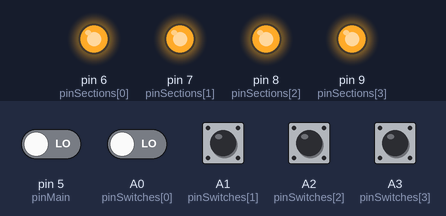
Simulated run of this sketch. Board: Arduino Nano, built with avr-gcc and run on an emulated ATmega328P. Shown: output pins drawn as LEDs (lit = HIGH). Inputs (shaded band) come from the test bench; at power-on: A0 (pinSwitches[0]), A1 (pinSwitches[1]), A2 (pinSwitches[2]), A3 (pinSwitches[3]), pin 5 (pinMain) LOW.

Above: at 1.3 s.
1.4 s: pin 5 (pinMain) driven HIGH and A0 (pinSwitches[0]) driven HIGH
At 2.7 s:
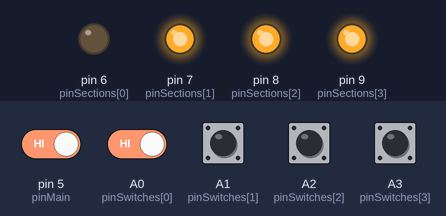
3.0 s: A1 (pinSwitches[1]) pulled HIGH for 0.3 s
At 3.4 s:
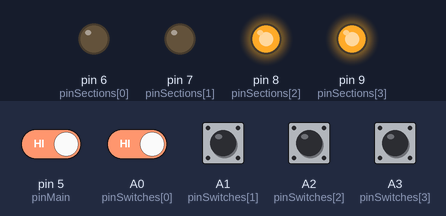
5.0 s: A2 (pinSwitches[2]) pulled HIGH for 0.3 s
At 5.4 s:
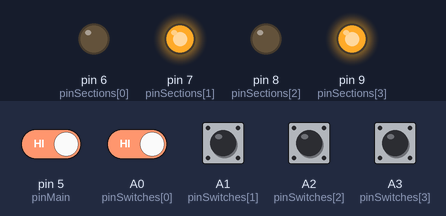
7.0 s: A3 (pinSwitches[3]) pulled HIGH for 0.3 s
At 7.4 s:
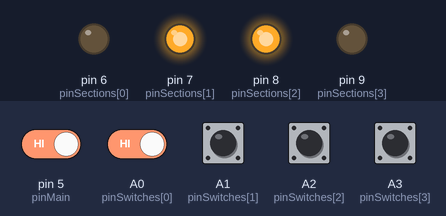
9.0 s: pin 5 (pinMain) driven LOW
At 9.8 s:
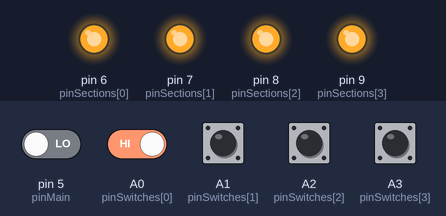
10.5 s: pin 5 (pinMain) driven HIGH
At 11.0 s:
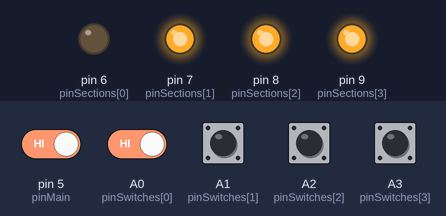
Timing chart, 0 to 13.0 s (numbered marks = the images above; inputs shaded):
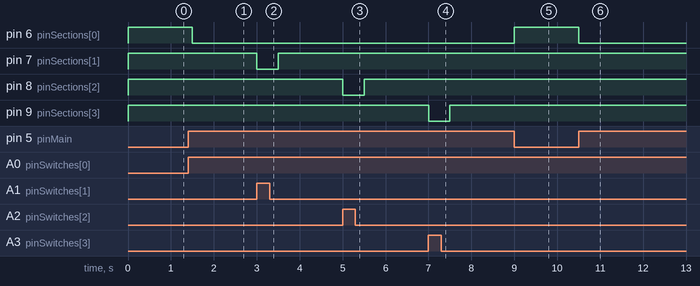

Measured:
- after the input at 1.4 s, pin 6 (pinSections[0]): HIGH → LOW after 0.10 s
- after the input at 3.0 s, pin 7 (pinSections[1]): HIGH → LOW at once, → HIGH 0.50 s later
- after the input at 5.0 s, pin 8 (pinSections[2]): HIGH → LOW at once, → HIGH 0.50 s later
- after the input at 7.0 s, pin 9 (pinSections[3]): HIGH → LOW at once, → HIGH 0.50 s later
- after the input at 9.0 s, pin 6 (pinSections[0]): LOW → HIGH at once
- after the input at 10.5 s, pin 6 (pinSections[0]): HIGH → LOW at once

The sketch:

EvrardManual.ino
```cpp
//Manual Sectino control for every sprayer
//Schematics for wiring will be provided in documentation
//Using Arduino Uno, witch means 6 sectinos, You can use Arduino nano for up to 8 Sections
//in my case I am using 4 sections.

int sectionNum = 4; // Use from 1-8 !!!
//Section pins
int pinSections[] = {6,7,8,9,10,11,12,13};
//All sections off/On
int pinMain=5;
//Switches pins
int pinSwitches[] = {A0,A1,A2,A3,A4,A5,A6,A7};
bool isMainOn=false;
//Working Logic
uint8_t switchLo=0; // Storing switch states as each bit in the number
uint8_t relayLo =255; //Turned off Relays

void setup() {
  // put your setup code here, to run once:
  Serial.begin(9600);
  for(int i=0;i<sectionNum;i++)
  {
    pinMode(pinSections[i],OUTPUT);
    pinMode(pinSwitches[i],INPUT);
  }
  pinMode(pinMain,INPUT);
}

void loop() {
  // put your main code here, to run repeatedly:
  checkStates();
  setRelayStates();
  setRelays();
  delay(500);
}

//Checking siwtch states
void checkStates()
{
  for(int i=0;i<sectionNum;i++)
  {
    if(digitalRead(pinSwitches[i])==HIGH)
    {
      bitSet(switchLo,i); //SET BIT TO 1 if switch 1 is on 00000001
    }
    else if (digitalRead(pinSwitches[i])==LOW)
    {
      bitClear(switchLo,i); //SET BIT TO 0
    }
  }

  //Boom ON/OFF
  if(digitalRead(pinMain)==HIGH)
  {
    isMainOn=true;
  }
  else if(digitalRead(pinMain)==LOW)
  {
    isMainOn=false;
  }
}

//Set relay states
void setRelayStates()
{
  if(isMainOn)
  {
    //MANUALLY ADJUSTING
    /*for(int i=0; i<sectionNum;i++)
    {
      if(bitRead(switchLo,i)==1)
      {
        bitClear(relayLo,i);
        Serial.print(bitRead(relayLo,i));

      }
      else if(bitRead(switchLo,i)==0)
      {
        bitSet(relayLo,i);
        Serial.print(bitRead(relayLo,i));
      }
    }
    Serial.println();
    for(int i=0; i<sectionNum;i++)
    {
      Serial.print(bitRead(flipped,i));
    }
    Serial.println();*/
    //WE CAN JUST FLIP THEM
    relayLo=~switchLo;
  }
  else if(isMainOn==false)
  {
    relayLo=255; //ALL RELAYS OFF
    //RELAYS OFF WHEN 11111111
  }
}

void setRelays()
{
  for(int i=0; i<sectionNum; i++)
  {
    digitalWrite(pinSections[i],bitRead(relayLo,i));
  }
}
```
